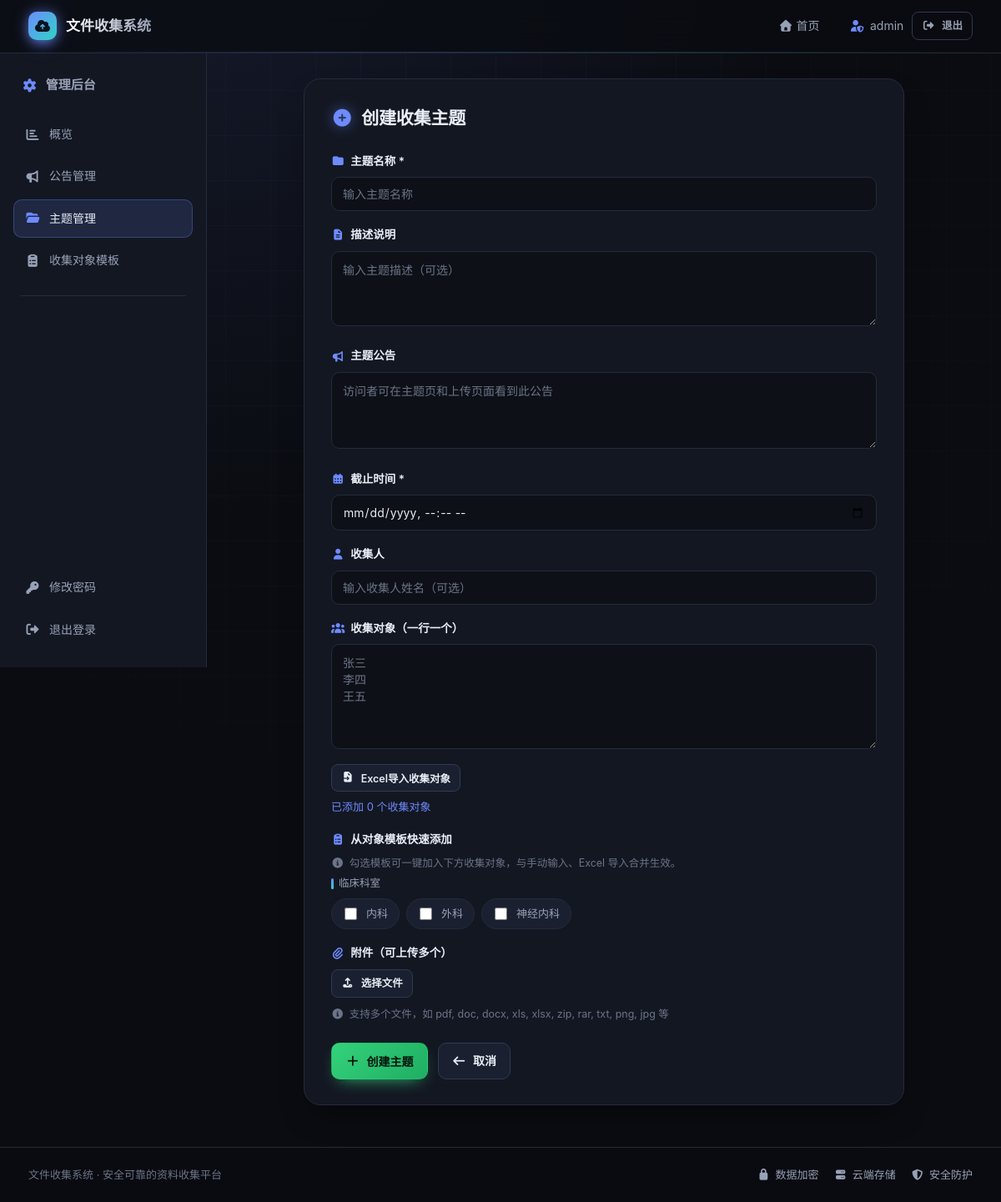
The page /admin/theme/create (signed in) on the database as committed earlier.
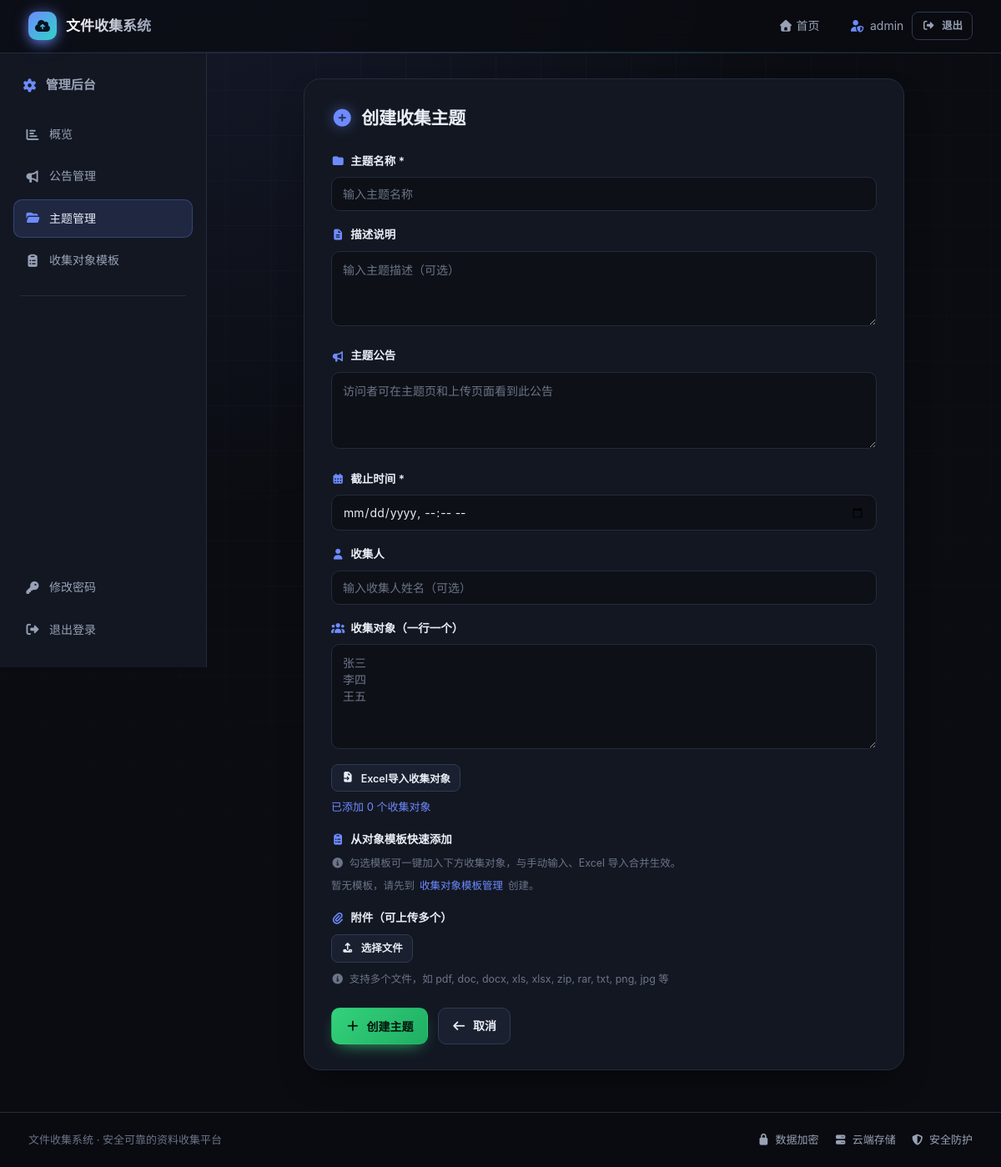
The same page on the database as committed later.
### models.py (models this page shows)
class CollectionObjectTemplate(db.Model):
    id = db.Column(db.Integer, primary_key=True)
    name = db.Column(db.String(100), nullable=False)
    category = db.Column(db.String(100), default='默认分组')
    created_at = db.Column(db.DateTime, default=beijing_now)

### routes.py (the view, shortened to what this page needs)
    @app.route('/admin/theme/create', methods=['GET', 'POST'])
    @login_required
    def create_theme():
        from collections import OrderedDict
        templates = CollectionObjectTemplate.query.order_by(CollectionObjectTemplate.category, CollectionObjectTemplate.name).all()
        templates_by_cat = OrderedDict()
        for t in templates:
            templates_by_cat.setdefault(t.category or '默认分组', []).append(t)
        return render_template('theme_create.html', templates_by_cat=templates_by_cat)

### models.py (called while the page is built)
def beijing_now():
    return datetime.now(timezone(timedelta(hours=8)))

@login_manager.user_loader
def load_user(user_id):
    return Admin.query.get(int(user_id))

### app/templates/theme_create.html (shortened to what the changed rows need)
{% extends "admin_base.html" %}
{% block admin_content %}
<div class="form-page">
    <div class="form-card">
        <h2><i class="fas fa-plus-circle"></i> 创建收集主题</h2>
        <form method="POST" enctype="multipart/form-data" id="theme-form">
            <div class="form__group">
                <label class="form__label"><i class="fas fa-clipboard-list"></i> 从对象模板快速添加</label>
                <p class="form__hint"><i class="fas fa-info-circle"></i> 勾选模板可一键加入下方收集对象，与手动输入、Excel 导入合并生效。</p>
                {% if templates_by_cat %}
                <div class="tpl-groups">
                    {% for cat, items in templates_by_cat.items() %}
                    <div class="tpl-group">
                        <div class="tpl-group__title">{{ cat }}</div>
                        <div class="tpl-chips">
                            {% for t in items %}
                            <label class="tpl-chip">
                                <input type="checkbox" name="selected_templates" value="{{ t.id }}">
                                <span>{{ t.name }}</span>
                            </label>
                            {% endfor %}
                        </div>
                    </div>
                    {% endfor %}
                </div>
                {% else %}
                <div class="form__hint">暂无模板，请先到 <a href="{{ url_for('object_templates') }}" style="color:var(--accent);">收集对象模板管理</a> 创建。</div>
                {% endif %}
            </div>
        </form>
    </div>
</div>
{% endblock %}

Rows that differ between the two databases and show on the page:
removed CollectionObjectTemplate: category "临床科室", name "内科"
removed CollectionObjectTemplate: name "外科", shown under "临床科室"
removed CollectionObjectTemplate: name "神经内科", shown under "临床科室"
Other text that changed with them:
text now shown: "暂无模板，请先到 收集对象模板管理 创建。"
